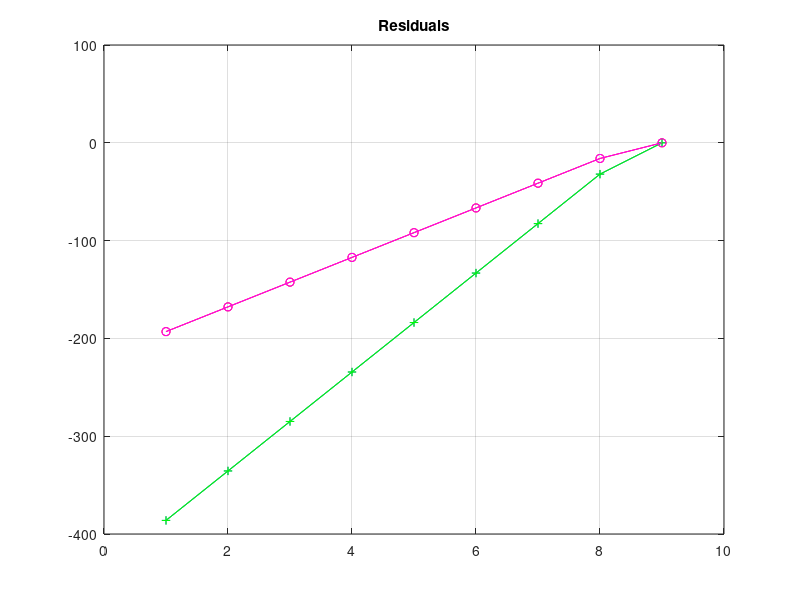
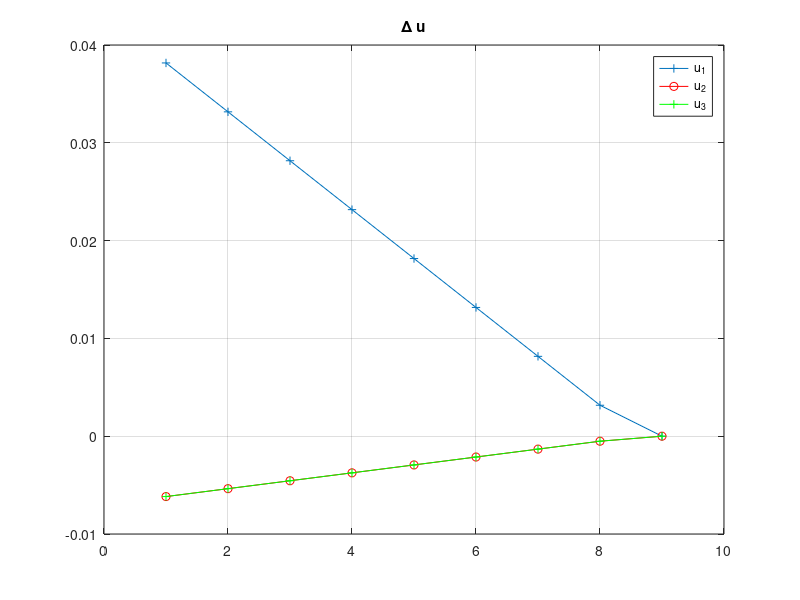
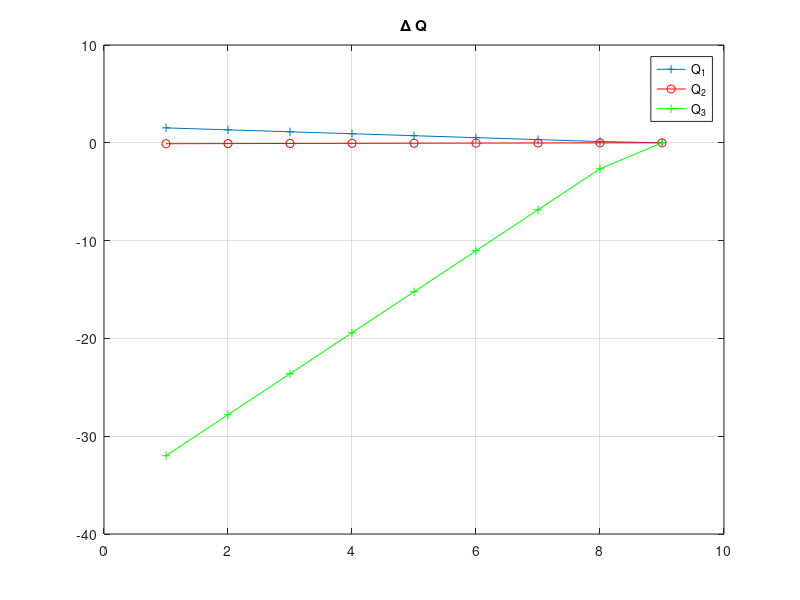

Here is the MATLAB script that generated these plots, in order:
% Stiffness and flexibility test
% The purpose of this study is to see the effect of flexibility and
% stiffneess matrix on the number of iterations to solve an equation
clear all; clc; close all;

M = diag([1 0.5]);
% equilibrium matrices
B = [1 -1 0; 0 1 -1];
Bi = [1 1; 0 1; 0 0];
Bx = [1; 1; 1];

% Compatibility matrix
A = B';

% Stiffness matrix
k=diag([40 15 1000]);
f=inv(k);
K=A'*k*A;

K = A'*k*A;

% % set the periods
% T = [0.5; 0.25];
% omega = (T./(2*pi)).^(-1);
% 
% % Calculate mass matrix give K and T
% M = findMassMat(K,T);

% number of global DOF in the model
ndf = size(M,1);
nos = size(Bx,2);
numElem = 3;
deltaT = 0.02;

% calculate natural frequencies and periods
lambda = eig(K,M);
omega  = sort(sqrt(lambda));
T = 2.0*pi./omega;

% Viscous damping matrix
zeta = 0.05;
alphaM = 2.0*zeta*omega(1);
C = alphaM*M;

% analysis parameters
beta  = 1/4;
gamma = 1/2;
c1 = 1.0;
c2 = gamma/(beta*deltaT);
c3 = 1.0/(beta*deltaT*deltaT);
a1 = (1.0 - gamma/beta);
a2 = (deltaT)*(1.0 - 0.5*gamma/beta);
a3 = -1.0/(beta*deltaT);
a4 = 1.0 - 0.5/beta;

% Load
Ptp1 = 386.1*M*[1; 1];

% DISPLACEMENT METHOD
% max iterations and tol
maxIter_D = 1000;
tol_D = 1.0E-8;
incrLimit_D = 5E-3;

% State Variables
U_D = zeros(ndf,1);
Udot_D = zeros(ndf,1);
Udotdot_D = zeros(ndf,1);
Udot_D = a1*Udot_D + a2*Udotdot_D;
Udotdot_D = a3*Udot_D + a4*Udotdot_D;

% Newton-Raphson algorithm
iter_D = 0;
errorNorm_D = 1.0;
scaleddeltaU = zeros(ndf,1);
while ((errorNorm_D >= tol_D) && (iter_D <= maxIter_D))
   %update response quantities
    U_D = U_D + c1*scaleddeltaU;
    Udot_D = Udot_D +c2*scaleddeltaU;
    Udotdot_D = Udotdot_D + c3*scaleddeltaU;
    
    % transform displacements from global to element DOF
    u_D = A*(U_D);
   
    % get resisting forces and stiffness from elements
    for j=1:numElem
        pr_D(j,1) = k(j,j)*u_D(j);
    end

    % transform forces and stiffness from element to global DOF
    Pr_D = A'*pr_D;
    K = A'*k*A;

    % get rhs and jacobian
    R_D(:,iter_D+1)  = M*Udotdot_D + C*Udot_D + Pr_D - Ptp1;
    cM = c3*M;  cC = c2*C;  cK = c1*K;
    dRdU = cM + cC + cK;

    % solve for displacement increments
    deltaU(:,iter_D+1) = dRdU\(-R_D(:,iter_D+1));
    deltau(:,iter_D+1) = A*deltaU(:,iter_D+1);

    if abs(deltaU(1,iter_D+1)) > incrLimit_D
%     if max(abs(deltaU(:,iter_D+1))) > incrLimit_D
%         scale = incrLimit_D/max(abs(deltaU(:,iter_D+1)));
        scale = incrLimit_D/abs(deltaU(1,iter_D+1));
        scaleddeltaU = scale*deltaU(:,iter_D+1);
    else
        scaleddeltaU = deltaU(:,iter_D+1);
    end

    % update the error norm and iteration number
%     errorNorm_D = norm(deltaU(:,iter_D+1));
    errorNorm_D = norm(R_D(:,iter_D+1));
    iter_D = iter_D + 1;
end

% FORCE METHOD
% assemble the augmented matrices
Mb = [M; zeros(nos,ndf)];
Cb = [C; zeros(nos,ndf)];
Pb = [Ptp1; zeros(nos,1)];

% zero all the state variables again
U_F = zeros(ndf,1);
Udot_F = zeros(ndf,1);
Udotdot_F = zeros(ndf,1);
pr_F = zeros(numElem,1);

% max iterations and tol
maxIter_F = 1000;
tol_F = tol_D;
incrLimit_F = incrLimit_D*k(1,1);

% Newton-Raphson algorithm
iter_F = 0;
errorNorm_F = 1.0;
scaleddeltaQ = zeros(numElem,1);
while (errorNorm_F >= tol_F && iter_F <= maxIter_F)
    % update response quantity
    pr_F = pr_F + scaleddeltaQ;

    % get displacements and flexibilities from elements
    for j=1:numElem
        u_F(j,1) = f(j,j)*pr_F(j);
    end

    % update response quantities
    UTrial = Bi'*u_F;
    UdotTrial = c2*(UTrial-U_F) + a1*Udot_F + a2*Udotdot_F;
    UdotdotTrial = c3*(UTrial-U_F) + a3*Udot_F + a4*Udotdot_F;
    
    % transform forces from element to global DOF
    Pr_F = B*pr_F;
    Prb = [Pr_F; Bx'*u_F];
    Sb = [B; Bx'*f];

    % get rhs and jacobian
    R_F(:,iter_F+1) = Mb*UdotdotTrial + Cb*UdotTrial + Prb - Pb;
    cMb=c3*Mb*Bi'*f;    cCb = c2*Cb*Bi'*f;
    dRdQ = cMb + cCb + Sb;

    % solve for force increments
    deltaQ(:,iter_F+1) = dRdQ\(-R_F(:,iter_F+1));

    % Scale increment
%     if max(abs(deltaQ(:,iter_F+1))) > incrLimit_F
    if abs(deltaQ(1,iter_F+1)) > incrLimit_F
%         scale = incrLimit_F/max(abs(deltaQ(:,iter_F+1)));
        scale = incrLimit_F/abs(deltaQ(1,iter_F+1));
        scaleddeltaQ = scale*deltaQ(:,iter_F+1);
    else
        scaleddeltaQ = deltaQ(:,iter_F+1);
    end

    % update the error norm and iteration number
%     errorNorm_F = norm(deltaQ(:,iter_F+1));
    errorNorm_F = norm(B*R_F(:,iter_F+1));
    iter_F = iter_F+1;
end
U_F = UTrial;
Udot_F = UdotTrial;
Udotdot_F = UdotdotTrial;

err = U_D-U_F

iter_D
iter_F

figure
plot((R_D(1,:)'),'-+')
hold on
plot(R_D(2,:)','r-o')
plot((R_F(1,:)'),'g-+')
plot(R_F(2,:)','m-o')
grid on
title('Residuals')

figure
plot((deltau(1,:)'),'-+')
hold on
plot(deltau(2,:)','r-o')
grid on
plot(deltau(2,:)','g-+')
title('\Delta u')
legend('u_1','u_2','u_3')

figure
plot((deltaQ(1,:)'),'-+')
hold on
plot(deltaQ(2,:)','r-o')
plot(deltaQ(3,:)','g-+')
grid on
title('\Delta Q')
legend('Q_1','Q_2','Q_3')
